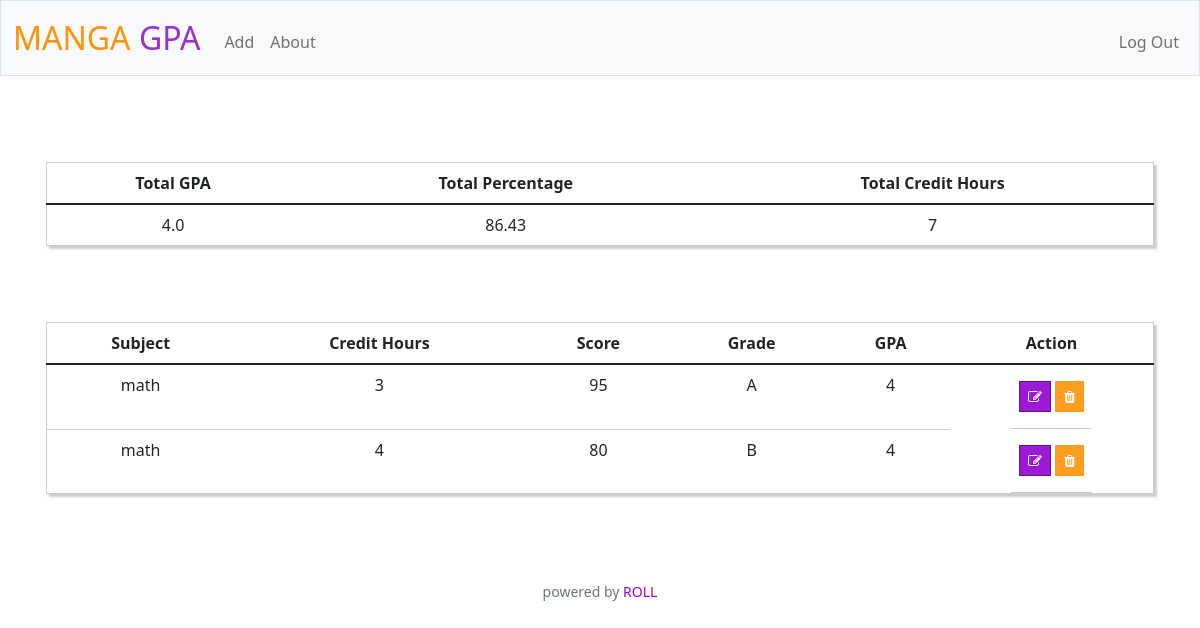
The page / (signed in) on the database its author committed.
### tables this page shows
CREATE TABLE subject(
    id INTEGER PRIMARY KEY AUTOINCREMENT NOT NULL,
    name TEXT NOT NULL,
    hours INTEGER NOT NULL,
    percent INTEGER NOT NULL,
    gpa NUMERIC NOT NULL,
    users_id INTEGER NOT NULL,
    FOREIGN KEY (users_id)
       REFERENCES users (id)
);

### app.py (the view)
@app.route("/")
@login_required
def index():
    subjects = db.execute(
        "SELECT id, name, hours, percent, gpa FROM subject WHERE users_id = ? ", session["user_id"])
    total_hours = db.execute(
        "SELECT SUM(hours) FROM subject WHERE users_id = ?", session["user_id"])
    if total_hours[0]["SUM(hours)"] == None:
        total_hours[0]["SUM(hours)"] = 1000
    for subject in subjects:
        if int(subject["percent"]) >= 97:
            subject["grade"] = "A+"
        elif int(subject["percent"]) >= 93:
            subject["grade"] = "A"
        elif int(subject["percent"]) >= 89:
            subject["grade"] = "A-"
        elif int(subject["percent"]) >= 84:
            subject["grade"] = "B+"
        elif int(subject["percent"]) >= 80:
            subject["grade"] = "B"
        elif int(subject["percent"]) >= 76:
            subject["grade"] = "B-"
        elif int(subject["percent"]) >= 73:
            subject["grade"] = "C+"
        elif int(subject["percent"]) >= 70:
            subject["grade"] = "C"
        elif int(subject["percent"]) >= 67:
            subject["grade"] = "C-"
        elif int(subject["percent"]) >= 64:
            subject["grade"] = "D+"
        elif int(subject["percent"]) >= 60:
            subject["grade"] = "D"
        else:
            subject["grade"] = "F"
    total_gpa = 0
    for subject in subjects:
        total_gpa = total_gpa + float(subject["gpa"]) * float(subject["hours"])
    total_percent = 0
    for subject in subjects:
        total_percent = total_percent + float(subject["percent"]) * float(subject["hours"])
    return render_template("index.html", subjects=subjects, total_hours=total_hours[0]["SUM(hours)"], total_gpa=round(total_gpa/int(total_hours[0]["SUM(hours)"]), 2),
    total_percent=round(total_percent/int(total_hours[0]["SUM(hours)"]), 2))

### app.py (called while the page is built)
@app.after_request
def after_request(response):
    response.headers["Cache-Control"] = "no-cache, no-store, must-revalidate"
    response.headers["Expires"] = 0
    response.headers["Pragma"] = "no-cache"
    return response

### helpers.py (called while the page is built)
def login_required(f):
    @wraps(f)
    def decorated_function(*args, **kwargs):
        if session.get("user_id") is None:
            return redirect("/login")
        return f(*args, **kwargs)
    return decorated_function

### templates/index.html (shortened to what this page needs)
{% extends "layout.html" %}
{% block main %}
<div class="container text-center">
    <div class="custyle">
        <table class="table table-striped custab">
            <thead>
                <tr>
                    <th class="text-end">Total GPA</th>
                    <th class="text-end">Total Percentage</th>
                    <th class="text-end">Total Credit Hours</th>
                </tr>
            </thead>
            <tr>
                <td class="text-end">{{ total_gpa }}</td>
                <td class="text-end">{{ total_percent }}</td>
                {% if total_hours == 1000 %}
                <td class="text-end">0</td>
                {% else %}
                <td class="text-end">{{ total_hours }}</td>
                {% endif %}
            </tr>
        </table>
    </div>
</div>
<div class="container text-center">
    <div class="custyle">
        <table class="table table-striped custab">
            <thead>
                <tr>
                    <th class="text-end">Subject</th>
                    <th class="text-end">Credit Hours</th>
                    <th class="text-end">Score</th>
                    <th class="text-end">Grade</th>
                    <th class="text-end">GPA</th>
                    <th class="text-center">Action</th>
                </tr>
            </thead>
            {% for subject in subjects %}
            <tr>
                <td class="text-end">{{ subject.name }}</td>
                <td class="text-end">{{ subject.hours }}</td>
                <td class="text-end">{{ subject.percent }}</td>
                <td class="text-end">{{ subject.grade }}</td>
                <td class="text-end">{{ subject.gpa }}</td>
                <td class="list-inline-item">
                    <button class="btn btn-success btn-sm rounded-0" onclick="document.getElementById('id02').style.display='block'" type="button" data-toggle="tooltip" data-placement="top" title="Edit"><i class="fa fa-edit"></i></button>
                    <button class="btn btn-danger btn-sm rounded-0" onclick="document.getElementById('id01').style.display='block'" type="button" data-toggle="tooltip" data-placement="top" title="Delete"><i class="fa fa-trash"></i></button>
                </td>
            </tr>
    </div>
</div>
{% endfor %}
{% endblock %}

### static/styles.css (style rules this page uses)
.table>:not(caption)>*>* { box-shadow: none; }
.text-end { text-align: center!important; }
.custab { border: 1px solid #ccc; padding: 5px; margin: 2% 0; box-shadow: 3px 3px 2px #ccc; transition: 0.5s; }
* { box-sizing: border-box }
button { background-color: #04AA6D; color: white; padding: 14px 20px; margin: 8px 0; border: none; cursor: pointer; opacity: 0.9; }
.container { padding: 16px; text-align: center; height: 90%; }
.btn-success { color: #fff; background-color: #9400D3; border-color: indigo; }
.btn-danger { color: #fff; background-color: #FD9308; border-color: #FD9308; }

### rows shown on the page
subject: name "math", hours "3", percent "95", grade "A", gpa "4"
subject: name "math", hours "4", percent "80", grade "B", gpa "4"

### other values the page prints
{{ total_gpa }} "4.0"
{{ total_percent }} "86.43"
{{ total_hours }} "7"
